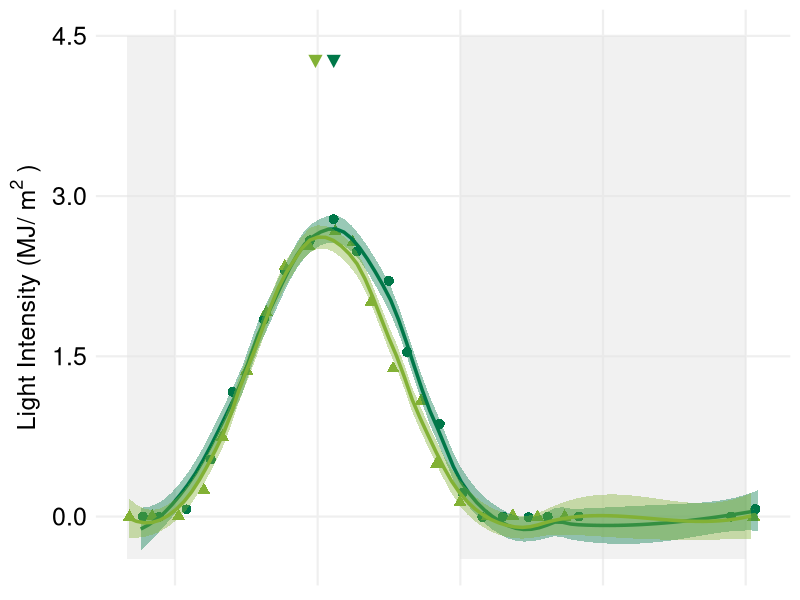
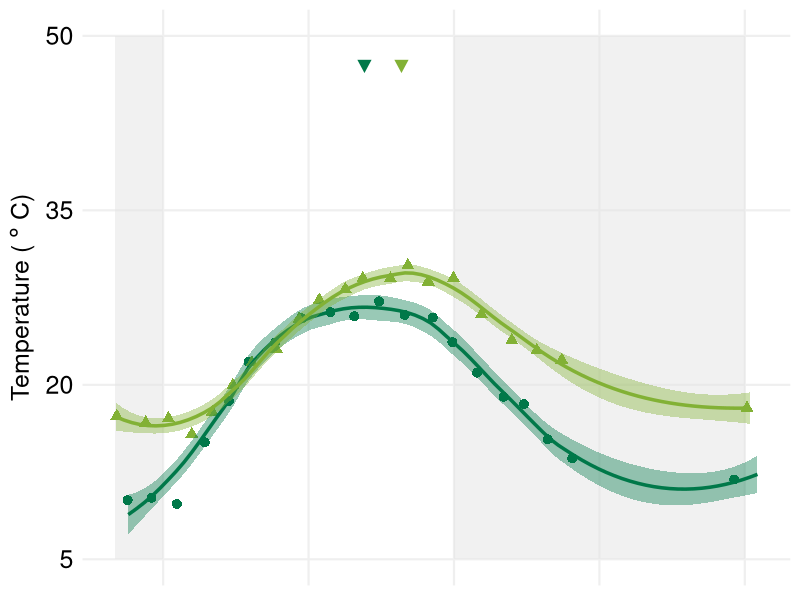
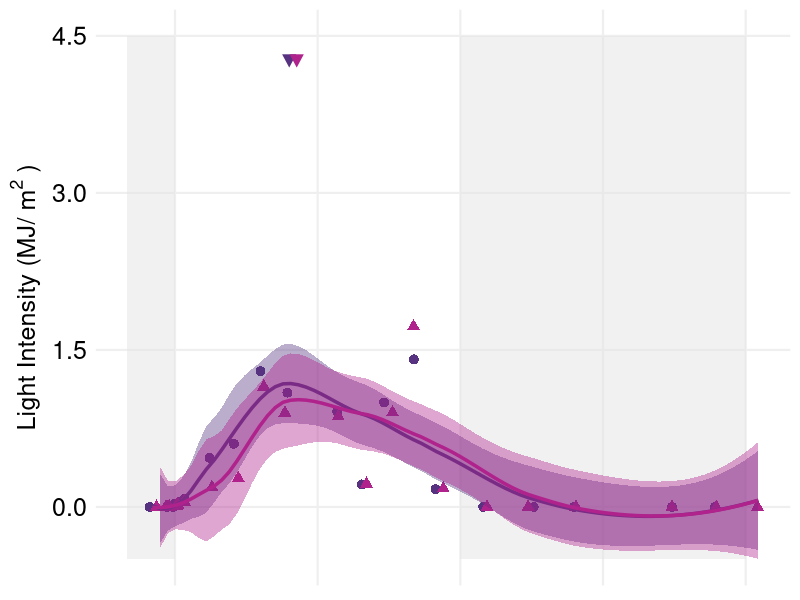
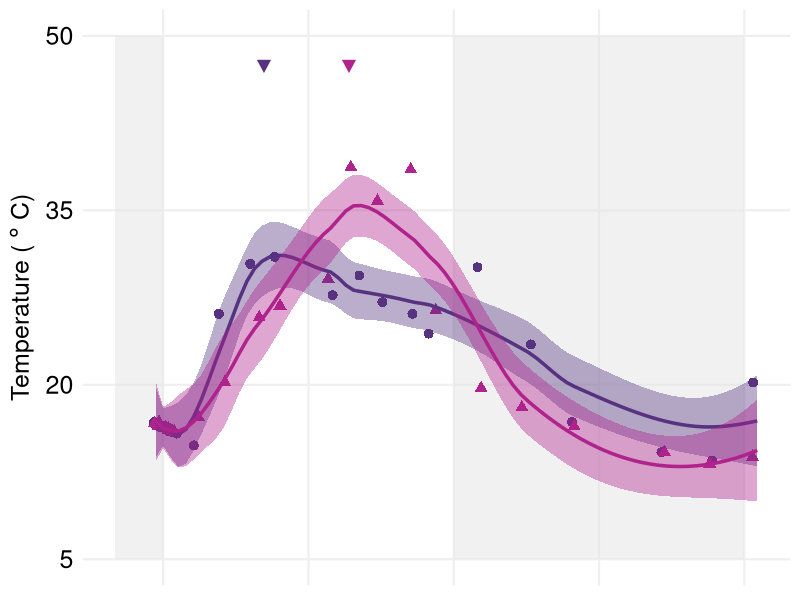
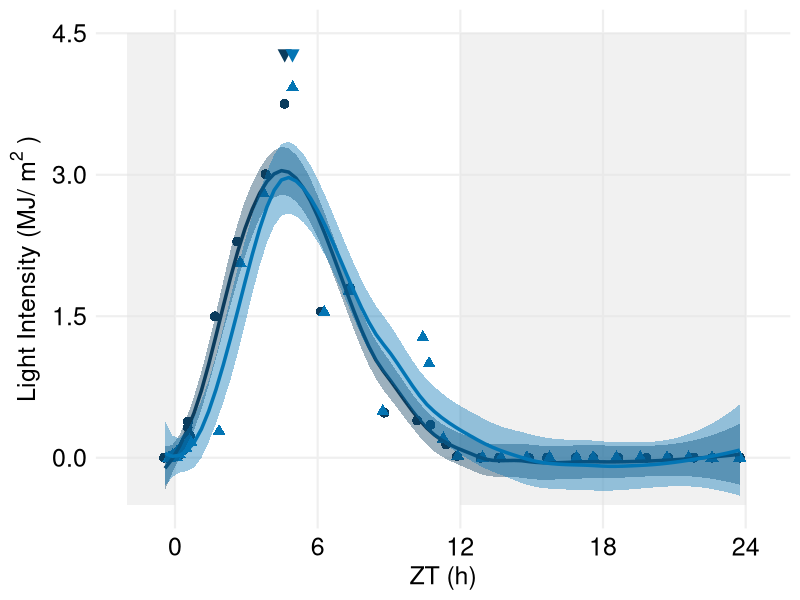
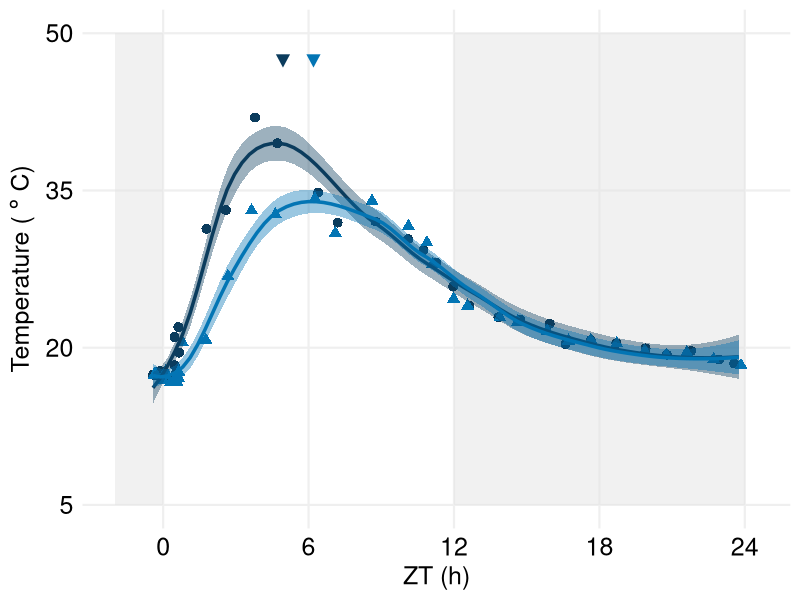
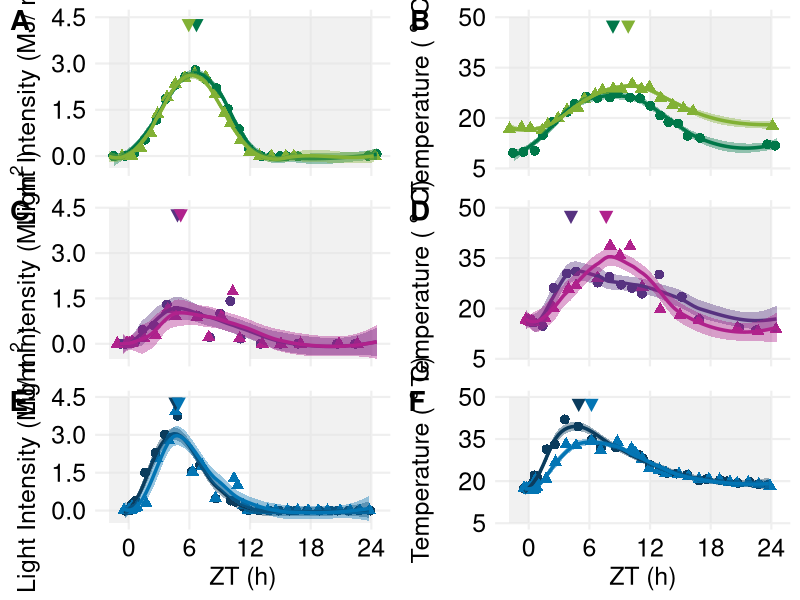

R code for these plots, in order:
library(ggplot2)
library(scales)
library(reshape2)
library(cowplot)
theme_set(theme_minimal_grid())

C1_line = "solid"
C2_line = "solid"
C5_line = "solid"
C6_line = "solid"
C4_line = "solid"
C3_line = "solid"

#green
C1 <- "#007849"
C2 <- "#82b135"

#roxo
C5 <- "#573280"
C6 <- "#b0228c"

#blue
C3 <- "#0B3C5D"
C4 <- "#0375B4"

#export 1400 x 1400


#FigureS1A
sugarcane4mo9mo = read.csv("FigureS1_4mo9mo_environment.txt", sep="\t")

light_daily_4mo9mo <- ggplot(data=sugarcane4mo9mo, aes(x=CT, y=Light, group=Sampling)) +
  annotate("rect", xmin = -2, xmax = 0, ymin = -0.4, ymax = 4.5, alpha = .5, fill = "#e3e3e3")+
  annotate("rect", xmin = 12, xmax = 24, ymin = -0.4, ymax = 4.5, alpha = .5, fill = "#e3e3e3")+
  #geom_line(aes(colour=Sampling, linetype=Sampling), size = 1.2) +
  geom_jitter(aes(col=Sampling, shape = Sampling),position=position_jitter(0.2), size = 3) +
  stat_smooth(aes(group = Sampling, colour = Sampling, fill=Sampling, linetype=Sampling, outfit=fit2<<-..y..),method="loess",  span = 0.5, size = 1.2)+
  scale_fill_manual(values=c(C1, C2))+
  scale_colour_manual(values=c(C1, C2))+
  scale_linetype_manual(values=c(C1_line, C2_line)) +
  scale_x_continuous(breaks=seq(0,24,6), name="ZT (h)", limits=c(-2, 24.55))+
  scale_y_continuous(name="Light Intensity (MJ/" ~ m^{2}~")", breaks=seq(0,4.5,1.5), limits=c(-0.4, 4.5))+
  annotate("text", x = 6.67, y = 4.275, label = "\u25bc", size = 6, colour=C1)+
  annotate("text", x = 5.90, y = 4.275, label = "\u25bc", size = 6, colour=C2)+
  theme(panel.grid.major = element_line(colour = "#efefef", size = 0.75), 
        text = element_text(size=18), 
        axis.ticks = element_blank(),
        axis.line = element_blank(),
        #axis.text.x = element_text(size=18),
        axis.text.x = element_blank(),
        axis.title.x = element_blank(),
        axis.text.y = element_text(size=18),
        legend.position="none")
light_daily_4mo9mo

#method to identify the peak and though of the smoothed fit in C1
fit2 <- data.frame(fit2)
fit3 <- fit2[1:80, ]
fit4 <- fit2[81:160, ]
fit5 <- cbind(fit3, fit4)
fit5 <- data.frame(fit5)
maxC10 <- data.frame(which(fit5 == max(fit5$fit3), arr.ind=TRUE))
maxC1 <- ((maxC10$row-1)*25.96/80)-1.44
maxC20 <- data.frame(which(fit5 == max(fit5$fit4), arr.ind=TRUE))
maxC2 <- ((maxC20$row-1)*26.16/80)-1.95
minC10 <- data.frame(which(fit5 == min(fit5$fit3), arr.ind=TRUE))
minC1 <- ((minC10$row-1)*25.96/80)-1.44
minC20 <- data.frame(which(fit5 == min(fit5$fit4), arr.ind=TRUE))
minC2 <- ((minC20$row-1)*25.48/80)-0.94
FinalMaxMin <- cbind(maxC1, minC1, maxC2, minC2)
round(FinalMaxMin)
FinalMaxMin


#FigureS1B
temperature_daily_4mo9mo <- ggplot(data=sugarcane4mo9mo, aes(x=CT, y=Temperature, group=Sampling)) +
                        annotate("rect", xmin = -2, xmax = 0, ymin = 5, ymax = 50, alpha = .5, fill = "#e3e3e3")+
                        annotate("rect", xmin = 12, xmax = 24, ymin = 5, ymax = 50, alpha = .5, fill = "#e3e3e3")+
                        #geom_line(aes(colour=Sampling, linetype=Sampling), size = 1.2) +
                        geom_jitter(aes(col=Sampling, shape = Sampling),position=position_jitter(0.2), size = 3) +
                        stat_smooth(aes(group = Sampling, colour = Sampling, fill=Sampling, linetype=Sampling, outfit=fit2<<-..y..),method="loess",  span = 0.5, size = 1.2)+
                        scale_fill_manual(values=c(C1, C2))+
                        scale_colour_manual(values=c(C1, C2))+
                        scale_linetype_manual(values=c(C1_line, C2_line)) +
                        scale_x_continuous(breaks=seq(0,24,6), name="ZT (h)", limits=c(-2, 24.55))+
                        scale_y_continuous(name="Temperature ("~degree~"C)", breaks=seq(5,50,15), limits=c(5,50))+
                        annotate("text", x = 8.30, y = 47.5, label = "\u25bc", size = 6, colour=C1)+
                        annotate("text", x = 9.82, y = 47.5, label = "\u25bc", size = 6, colour=C2)+
                        theme(panel.grid.major = element_line(colour = "#efefef", size = 0.75),
                              text = element_text(size=18), 
                              axis.ticks = element_blank(),
                              axis.line = element_blank(),
                              #axis.text.x = element_text(size=18),
                              axis.text.x = element_blank(),
                              axis.title.x = element_blank(),
                              axis.text.y = element_text(size=18),
                              legend.position="none")
temperature_daily_4mo9mo

#method to identify the peak and though of the smoothed fit in C1
fit2 <- data.frame(fit2)
fit3 <- fit2[1:80, ]
fit4 <- fit2[81:160, ]
fit5 <- cbind(fit3, fit4)
fit5 <- data.frame(fit5)
maxC10 <- data.frame(which(fit5 == max(fit5$fit3), arr.ind=TRUE))
maxC1 <- ((maxC10$row-1)*25.96/80)-1.44
maxC20 <- data.frame(which(fit5 == max(fit5$fit4), arr.ind=TRUE))
maxC2 <- ((maxC20$row-1)*26.16/80)-1.95
minC10 <- data.frame(which(fit5 == min(fit5$fit3), arr.ind=TRUE))
minC1 <- ((minC10$row-1)*25.96/80)-1.44
minC20 <- data.frame(which(fit5 == min(fit5$fit4), arr.ind=TRUE))
minC2 <- ((minC20$row-1)*25.48/80)-0.94
FinalMaxMin <- cbind(maxC1, minC1, maxC2, minC2)
round(FinalMaxMin)
FinalMaxMin




#FigureS1C
EW <- read.csv("FigureS1_EW_environment.txt", sep="\t")

light_daily_margin <- ggplot(data=EW, aes(x=CT, y=Light, group=Sampling)) +
  annotate("rect", xmin = -2, xmax = 0, ymin = -0.5, ymax = 4.5, alpha = .5, fill = "#e3e3e3")+
  annotate("rect", xmin = 12, xmax = 24, ymin = -0.5, ymax = 4.5, alpha = .5, fill = "#e3e3e3")+
  #geom_line(aes(colour=Sampling, linetype=Sampling), size = 1.2) +
  geom_jitter(aes(col=Sampling, shape = Sampling),position=position_jitter(0.2), size = 3) +
  stat_smooth(aes(group = Sampling, colour = Sampling, fill=Sampling, linetype=Sampling, outfit=fit2<<-..y..),method="loess",  span = 0.5, size = 1.2)+
  scale_colour_manual(values=c(C5, C6))+
  scale_linetype_manual(values=c(C5_line, C6_line)) +
  scale_fill_manual(values=c(C5, C6))+
  annotate("text", x = 4.79, y = 4.275, label = "\u25bc", size = 6, colour=C5)+
  annotate("text", x = 5.11, y = 4.275, label = "\u25bc", size = 6, colour=C6)+
  scale_x_continuous(breaks=seq(0,24,6), name="ZT (h)", limits=c(-2, 24.55))+
  scale_y_continuous(name="Light Intensity (MJ/" ~ m^{2}~")", breaks=seq(0,4.5,1.5), limits=c(-0.5, 4.5))+
  theme(panel.grid.major = element_line(colour = "#efefef", size = 0.75), 
        text = element_text(size=18), 
        axis.ticks = element_blank(),
        axis.line = element_blank(),
        #axis.text.x = element_text(size=18),
        axis.text.x = element_blank(),
        axis.title.x = element_blank(),
        axis.text.y = element_text(size=18),
        legend.position="none")
light_daily_margin

#method to identify the peak and though of the smoothed fit in C1
fit2 <- data.frame(fit2)
fit3 <- fit2[1:80, ]
fit4 <- fit2[81:160, ]
fit5 <- cbind(fit3, fit4)
fit5 <- data.frame(fit5)
maxC10 <- data.frame(which(fit5 == max(fit5$fit3), arr.ind=TRUE))
maxC1 <- ((maxC10$row-1)*25.48/80)-0.94
maxC20 <- data.frame(which(fit5 == max(fit5$fit4), arr.ind=TRUE))
maxC2 <- ((maxC20$row-1)*25.48/80)-0.94
minC10 <- data.frame(which(fit5 == min(fit5$fit3), arr.ind=TRUE))
minC1 <- ((minC10$row-1)*25.48/80)-0.94
minC20 <- data.frame(which(fit5 == min(fit5$fit4), arr.ind=TRUE))
minC2 <- ((minC20$row-1)*25.48/80)-0.94
FinalMaxMin <- cbind(maxC1, minC1, maxC2, minC2)
round(FinalMaxMin)
FinalMaxMin


#FigureS1D
temperature_daily_margin <- ggplot(data=EW, aes(x=CT, y=Temperature, group=Sampling)) +
  annotate("rect", xmin = -2, xmax = 0, ymin = 5, ymax = 50, alpha = .5, fill = "#e3e3e3")+
  annotate("rect", xmin = 12, xmax = 24, ymin = 5, ymax = 50, alpha = .5, fill = "#e3e3e3")+
  #geom_line(aes(colour=Sampling, linetype=Sampling), size = 1.2) +
  geom_jitter(aes(col=Sampling, shape = Sampling),position=position_jitter(0.2), size = 3) +
  stat_smooth(aes(group = Sampling, colour = Sampling, fill=Sampling, linetype=Sampling, outfit=fit2<<-..y..),method="loess",  span = 0.5, size = 1.2)+
  scale_fill_manual(values=c(C5, C6))+
  scale_colour_manual(values=c(C5, C6))+
  scale_linetype_manual(values=c(C5_line, C6_line)) +
  annotate("text", x = 4.16, y = 47.5, label = "\u25bc", size = 6, colour=C5)+
  annotate("text", x = 7.66, y = 47.5, label = "\u25bc", size = 6, colour=C6)+
  scale_x_continuous(breaks=seq(0,24,6), name="ZT (h)", limits=c(-2, 24.57))+
  scale_y_continuous(name="Temperature ("~degree~"C)", breaks=seq(5,50,15), limits=c(5,50))+
  theme(panel.grid.major = element_line(colour = "#efefef", size = 0.75),
        text = element_text(size=18), 
        axis.ticks = element_blank(),
        axis.line = element_blank(),
        #axis.text.x = element_text(size=18),
        axis.text.x = element_blank(),
        axis.title.x = element_blank(),
        axis.text.y = element_text(size=18),
        legend.position="none")
temperature_daily_margin

#method to identify the peak and though of the smoothed fit in C1
fit2 <- data.frame(fit2)
fit3 <- fit2[1:80, ]
fit4 <- fit2[81:160, ]
fit5 <- cbind(fit3, fit4)
fit5 <- data.frame(fit5)
maxC10 <- data.frame(which(fit5 == max(fit5$fit3), arr.ind=TRUE))
maxC1 <- ((maxC10$row-1)*25.48/80)-0.94
maxC20 <- data.frame(which(fit5 == max(fit5$fit4), arr.ind=TRUE))
maxC2 <- ((maxC20$row-1)*25.48/80)-0.94
minC10 <- data.frame(which(fit5 == min(fit5$fit3), arr.ind=TRUE))
minC1 <- ((minC10$row-1)*25.48/80)-0.94
minC20 <- data.frame(which(fit5 == min(fit5$fit4), arr.ind=TRUE))
minC2 <- ((minC20$row-1)*25.48/80)-0.94
FinalMaxMin <- cbind(maxC1, minC1, maxC2, minC2)
round(FinalMaxMin)
FinalMaxMin

#FigureS1E
wall <- read.csv("FigureS1_wall_environment.txt", sep="\t")

light_daily_wall <- ggplot(data=wall, aes(x=CT, y=Light, group=Sampling)) +
  annotate("rect", xmin = -2, xmax = 0, ymin = -0.5, ymax = 4.5, alpha = .5, fill = "#e3e3e3")+
  annotate("rect", xmin = 12, xmax = 24, ymin = -0.5, ymax = 4.5, alpha = .5, fill = "#e3e3e3")+
  #geom_line(aes(colour=Sampling, linetype=Sampling), size = 1.2) +
  geom_jitter(aes(col=Sampling, shape = Sampling),position=position_jitter(0.2), size = 3) +
  stat_smooth(aes(group = Sampling, colour = Sampling, fill=Sampling, linetype=Sampling, outfit=fit2<<-..y..),method="loess",  span = 0.5, size = 1.2)+
  scale_colour_manual(values=c(C3, C4))+
  scale_linetype_manual(values=c(C3_line, C4_line)) +
  scale_fill_manual(values=c(C3, C4))+
  annotate("text", x = 4.61, y = 4.275, label = "\u25bc", size = 6, colour=C3)+
  annotate("text", x = 4.93, y = 4.275, label = "\u25bc", size = 6, colour=C4)+
    scale_x_continuous(breaks=seq(0,24,6), name="ZT (h)", limits=c(-2, 24.55))+
  scale_y_continuous(name="Light Intensity (MJ/" ~ m^{2}~")", breaks=seq(0,4.5,1.5), limits=c(-0.5, 4.5))+
  theme(panel.grid.major = element_line(colour = "#efefef", size = 0.75), 
        text = element_text(size=18), 
        axis.ticks = element_blank(),
        axis.line = element_blank(),
        axis.text.x = element_text(size=18),
        #axis.text.x = element_blank(),
        #axis.title.x = element_blank(),
        axis.text.y = element_text(size=18),
        legend.position="none")
light_daily_wall

#method to identify the peak and though of the smoothed fit in C1
fit2 <- data.frame(fit2)
fit3 <- fit2[1:80, ]
fit4 <- fit2[81:160, ]
fit5 <- cbind(fit3, fit4)
fit5 <- data.frame(fit5)
maxC10 <- data.frame(which(fit5 == max(fit5$fit3), arr.ind=TRUE))
maxC1 <- ((maxC10$row-1)*25.17/80)-0.42
maxC20 <- data.frame(which(fit5 == max(fit5$fit4), arr.ind=TRUE))
maxC2 <- ((maxC20$row-1)*25.17/80)-0.42
minC10 <- data.frame(which(fit5 == min(fit5$fit3), arr.ind=TRUE))
minC1 <- ((minC10$row-1)*25.17/80)-0.42
minC20 <- data.frame(which(fit5 == min(fit5$fit4), arr.ind=TRUE))
minC2 <- ((minC20$row-1)*25.17/80)-0.42
FinalMaxMin <- cbind(maxC1, minC1, maxC2, minC2)
round(FinalMaxMin)
FinalMaxMin


#FigureS1F
temperature_daily_wall <- ggplot(data=wall, aes(x=CT, y=Temperature, group=Sampling)) +
  annotate("rect", xmin = -2, xmax = 0, ymin = 5, ymax = 50, alpha = .5, fill = "#e3e3e3")+
  annotate("rect", xmin = 12, xmax = 24, ymin = 5, ymax = 50, alpha = .5, fill = "#e3e3e3")+
  #geom_line(aes(colour=Sampling, linetype=Sampling), size = 1.2) +
  geom_jitter(aes(col=Sampling, shape = Sampling),position=position_jitter(0.2), size = 3) +
  stat_smooth(aes(group = Sampling, colour = Sampling, fill=Sampling, linetype=Sampling, outfit=fit2<<-..y..),method="loess",  span = 0.5, size = 1.2)+
  scale_fill_manual(values=c(C3, C4))+
  scale_colour_manual(values=c(C3, C4))+
  scale_linetype_manual(values=c(C3_line, C4_line)) +
  scale_x_continuous(breaks=seq(0,24,6), name="ZT (h)", limits=c(-2, 24.55))+
  scale_y_continuous(name="Temperature ("~degree~"C)", breaks=seq(5,50,15), limits=c(5, 50))+
  annotate("text", x = 4.93, y = 47.5, label = "\u25bc", size = 6, colour=C3)+
  annotate("text", x = 6.19, y = 47.5, label = "\u25bc", size = 6, colour=C4)+
  theme(panel.grid.major = element_line(colour = "#efefef", size = 0.75),
        text = element_text(size=18), 
        axis.ticks = element_blank(),
        axis.line = element_blank(),
        axis.text.x = element_text(size=18),
        axis.text.y = element_text(size=18),
        legend.position="none")
temperature_daily_wall

#method to identify the peak and though of the smoothed fit in C1
fit2 <- data.frame(fit2)
fit3 <- fit2[1:80, ]
fit4 <- fit2[81:160, ]
fit5 <- cbind(fit3, fit4)
fit5 <- data.frame(fit5)
maxC10 <- data.frame(which(fit5 == max(fit5$fit3), arr.ind=TRUE))
maxC1 <- ((maxC10$row-1)*25.17/80)-0.42
maxC20 <- data.frame(which(fit5 == max(fit5$fit4), arr.ind=TRUE))
maxC2 <- ((maxC20$row-1)*25.17/80)-0.42
minC10 <- data.frame(which(fit5 == min(fit5$fit3), arr.ind=TRUE))
minC1 <- ((minC10$row-1)*25.17/80)-0.42
minC20 <- data.frame(which(fit5 == min(fit5$fit4), arr.ind=TRUE))
minC2 <- ((minC20$row-1)*25.17/80)-0.42
FinalMaxMin <- cbind(maxC1, minC1, maxC2, minC2)
round(FinalMaxMin)
FinalMaxMin

plot_grid(light_daily_4mo9mo, temperature_daily_4mo9mo, light_daily_margin, temperature_daily_margin, light_daily_wall, temperature_daily_wall, labels = c("A", "B","C", "D","E", "F"), ncol= 2, align = "v",rel_heights = c(1,1,1.15),label_size = 20)
